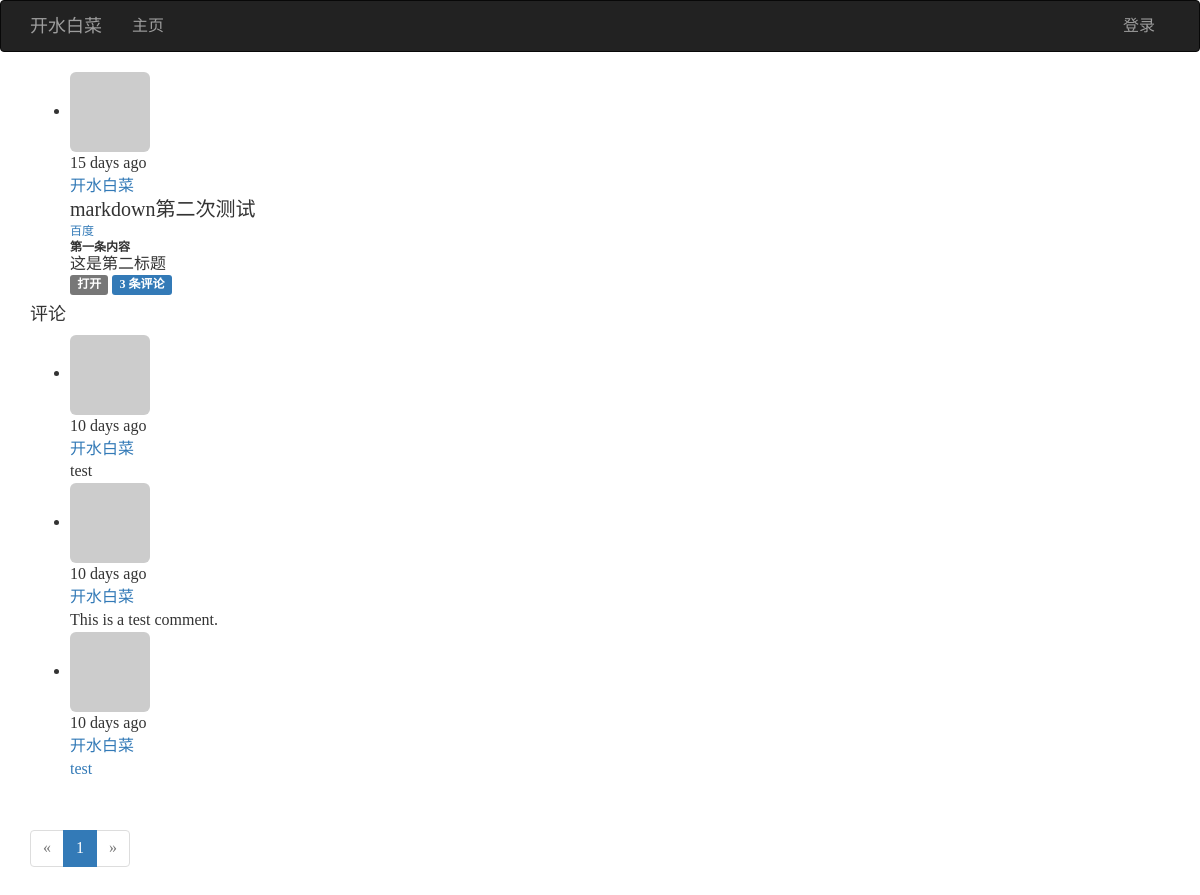
Page /post/104 on the committed database.
### app/models.py (models this page shows, shortened)
class Post(db.Model):
    __tablename__ = 'posts'
    id = db.Column(db.Integer, primary_key=True)
    body = db.Column(db.Text)
    body_html = db.Column(db.Text)
    timestamp = db.Column(db.DateTime, index=True, default=datetime.utcnow)
    author_id = db.Column(db.Integer, db.ForeignKey('users.id'))
    comments = db.relationship('Comment', backref='post', lazy='dynamic')

class User(UserMixin, db.Model):
    __tablename__ = 'users'
    id = db.Column(db.Integer, primary_key=True)
    email = db.Column(db.String(64), unique=True, index=True)
    username = db.Column(db.String(64), unique=True, index=True)
    password_hash = db.Column(db.String(128))
    role_id = db.Column(db.Integer, db.ForeignKey('roles.id'))
    name = db.Column(db.String(64))
    location = db.Column(db.String(64))
    about_me = db.Column(db.Text())
    member_since = db.Column(db.DateTime(), default=datetime.utcnow)
    last_seen = db.Column(db.DateTime(), default=datetime.utcnow)
    password_hash = db.Column(db.String(128))
    confirmed = db.Column(db.Boolean, default=False)
    avatar_hash = db.Column(db.String(32))
    posts = db.relationship('Post', backref='author', lazy='dynamic')
    followed = db.relationship('Follow', foreign_keys=[Follow.follower_id], backref=db.backref('follower', lazy='joined'), lazy='dynamic', cascade='all, delete-orphan')
    followers = db.relationship('Follow',foreign_keys=[Follow.followed_id], backref=db.backref('followed', lazy='joined'), lazy='dynamic', cascade='all, delete-orphan')
    comments = db.relationship('Comment', backref='author', lazy='dynamic')
    @property
    def password(self):
        raise AttributeError('password is not a readable attribute')
    def gravatar(self, size=100, default='identicon', rating='g'):
        if request.is_secure:
            url = 'https://secure.gravatar.com/avatar'
        else:
            url = 'http://www.gravatar.com/avatar'
        hash = hashlib.md5(self.email.encode('utf-8')).hexdigest()
        return '{url}/{hash}?s={size}&d={default}&r={rating}'.format(url=url, hash=hash, size=size, default=default, rating=rating)

class Comment(db.Model):
    __tablename__='comments'
    id = db.Column(db.Integer, primary_key=True)
    body = db.Column(db.Text)
    body_html = db.Column(db.Text)
    timestamp = db.Column(db.DateTime, index=True, default=datetime.utcnow)
    disabled = db.Column(db.Boolean)
    author_id = db.Column(db.Integer, db.ForeignKey('users.id'))
    post_id = db.Column(db.Integer, db.ForeignKey('posts.id'))

### app/main/views.py (the view)
@main.route('/post/<int:id>', methods=['GET', 'POST'])
def post(id):
    post = Post.query.get_or_404(id)
    form = CommentForm()
    if form.validate_on_submit():
        comment = Comment(body=form.body.data, post=post, author=current_user._get_current_object())
        db.session.add(comment)
        flash('您的评论已经提交.')
        return redirect(url_for('.post', id=post.id, page=-1))
    page = request.args.get('page', 1, type=int)
    if page == -1:
        page = (post.comments.count() - 1) // \
                current_app.config['FLASKY_COMMENTS_PER_PAGE'] + 1
    pagination = post.comments.order_by(Comment.timestamp.asc()).paginate(page, per_page=current_app.config['FLASKY_COMMENTS_PER_PAGE'], error_out=False)
    comments = pagination.items
    return render_template('post.html', posts=[post], form=form, comments=comments, pagination=pagination)

### app/auth/views.py (called while the page is built)
@auth.before_app_request
def before_request():
    if current_user.is_authenticated:
        current_user.ping()
        if not current_user.confirmed and request.endpoint and request.endpoint[:5] != 'auth.' and request.endpoint != 'static':
            return redirect(url_for('auth.unconfirmed'))

### app/main/__init__.py (called while the page is built)
@main.app_context_processor
def inject_permissions():
    return dict(Permission=Permission)

### app/main/views.py (called while the page is built)
@main.after_app_request
def after_request(response):
    for query in get_debug_queries():
        if query.duration >= current_app.config['FLASKY_SLOW_DB_QUERY_TIME']:
            current_app.logger.warning('Slow query: %s\nDuration: %fs\nContext: %s\n' % (query.statement, query.parameters, query.duration, query.context))
    return response

### app/models.py (called while the page is built)
    def can(self, permissions):
        return False

    def is_administrator(self):
        return False

### app/templates/post.html (shortened to what this page needs)
{% extends "base.html" %}
{% import "bootstrap/wtf.html" as wtf %}
{% import "_macros.html" as macros %}
{% block page_content %}
{% include '_posts.html' %}
<h4 id="comments">评论</h4>
{% include '_comments.html' %}
{% if pagination %}
<div class="pagination">
	{{ macros.pagination_widget(pagination, '.post', fragment='#comments', id=posts[0].id) }}
</div>
{% endif %}
{% endblock %}

### app/templates/_posts.html (shortened to what this page needs)
<ul class="posts">
	{% for post in posts %}
	<li class="post">
		<div class="post-thumbnail">
			<a href="{{ url_for('.user', username=post.author.username) }}">
				<img class="img-rounded profile-thumbnail" src="{{ post.author.gravatar(size=40) }}">
			</a>
		</div>
		<div class="post-content">
			<div class="post-date">{{ moment(post.timestamp).fromNow() }}</div>
			<div class="post-author"><a href="{{ url_for('.user', username=post.author.username) }}">{{ post.author.username }}</a></div>
			<div class="post-body">
				{% if post.body_html %}
					{{ post.body_html | safe }}
				{% else %}
					{{ post.body }}
				{% endif %}
			</div>
			<div class="post-footer">
				<a href="{{ url_for('.post', id=post.id) }}">
					<span class="label label-default">打开</span>
				</a>
				<a href="{{ url_for('.post', id=post.id) }}#comments">
					<span class="label label-primary">{{ post.comments.count() }} 条评论</span>
				</a>
			</div>
		</div>
	</li>
	{% endfor %}
</ul>

### app/templates/_comments.html (shortened to what this page needs)
<ul class="comments">
	{% for comment in comments %}
	<li class="comment">
		<div class="comment-thumbnail">
			<a href="{{ url_for('.user', username=comment.author.username) }}">
				<img class="img-rounded profile-thumbnail" src="{{ comment.author.gravatar(size=40) }}">
			</a>
		</div>
		<div class="comment-content">
			<div class="comment-date">{{ moment(comment.timestamp).fromNow() }}</div>
			<div class="comment-author"><a href="{{ url_for('.user', username=comment.author.username) }}">{{ comment.author.username }}</a></div>
			<div class="comment-body">
				{% if comment.body_html %}
					{{ comment.body_html | safe }}
				{% else %}
					{{ comment.body }}
				{% endif %}
			</div>
		</div>
	</li>
	{% endfor %}
</ul>

### tmp/coverage/style.css (style rules this page uses)
html, body, h1, h2, h3, p, table, td, th { margin: 0; padding: 0; border: 0; outline: 0; font-weight: inherit; font-style: inherit; font-size: 100%; font-family: inherit; vertical-align: baseline; }
body { font-family: georgia, serif; font-size: 1em; }
html>body { font-size: 16px; }
p { font-size: .75em; line-height: 1.33333333em; }
h1 { font-size: 1.25em; display: inline-block; }

### rows in the picture
Post: timestamp "15 days ago", author.username "开水白菜", body_html "markdown第二次测试 百度 第一条内容 这是第二标题", comments.count "3"
Comment: timestamp "10 days ago", author.username "开水白菜", body_html "test"
Comment: timestamp "10 days ago", author.username "开水白菜", body_html "This is a test comment."
Comment: timestamp "10 days ago", author.username "开水白菜", body_html "test"

### other values in the picture
{{ p }} "1"
